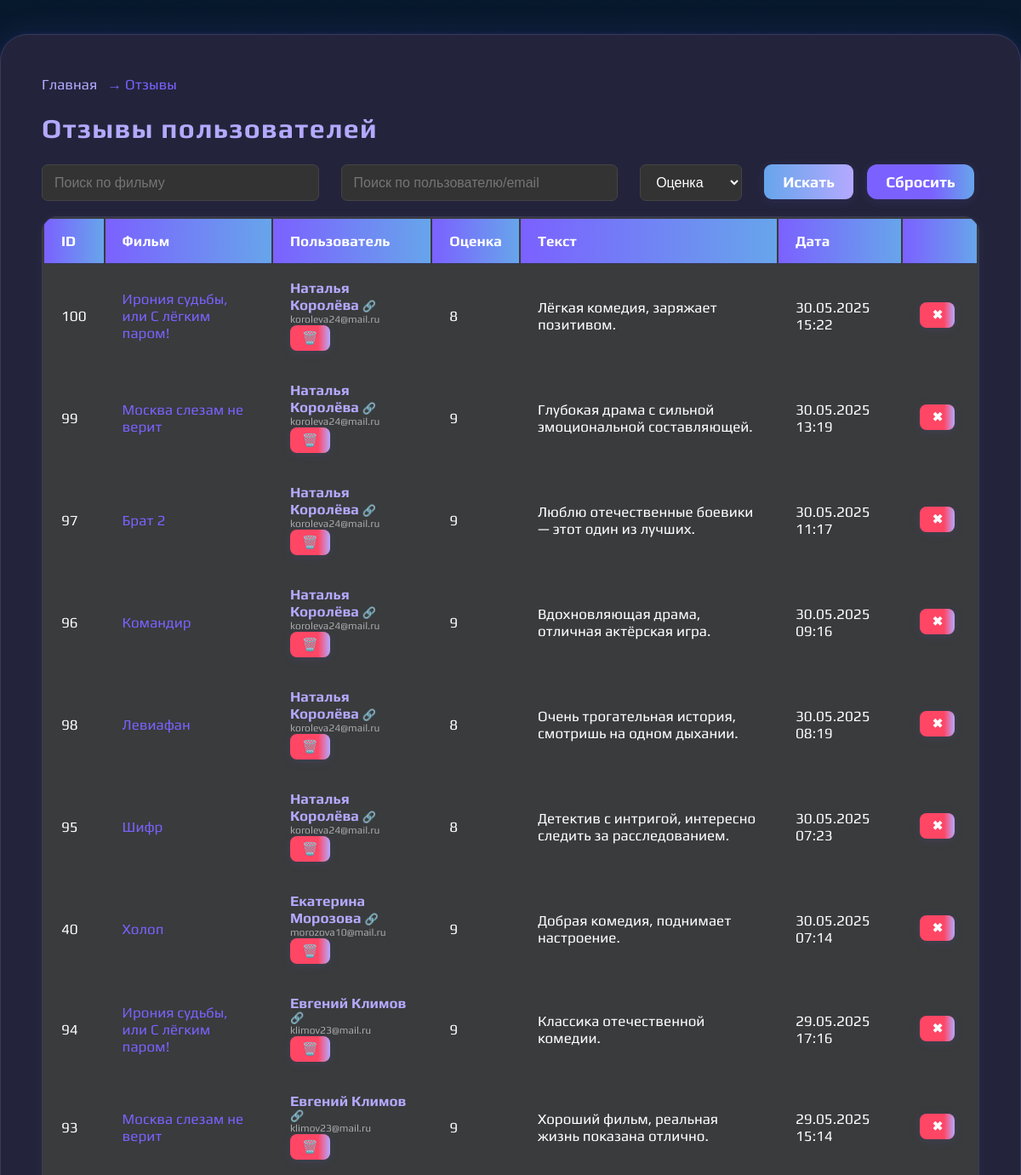
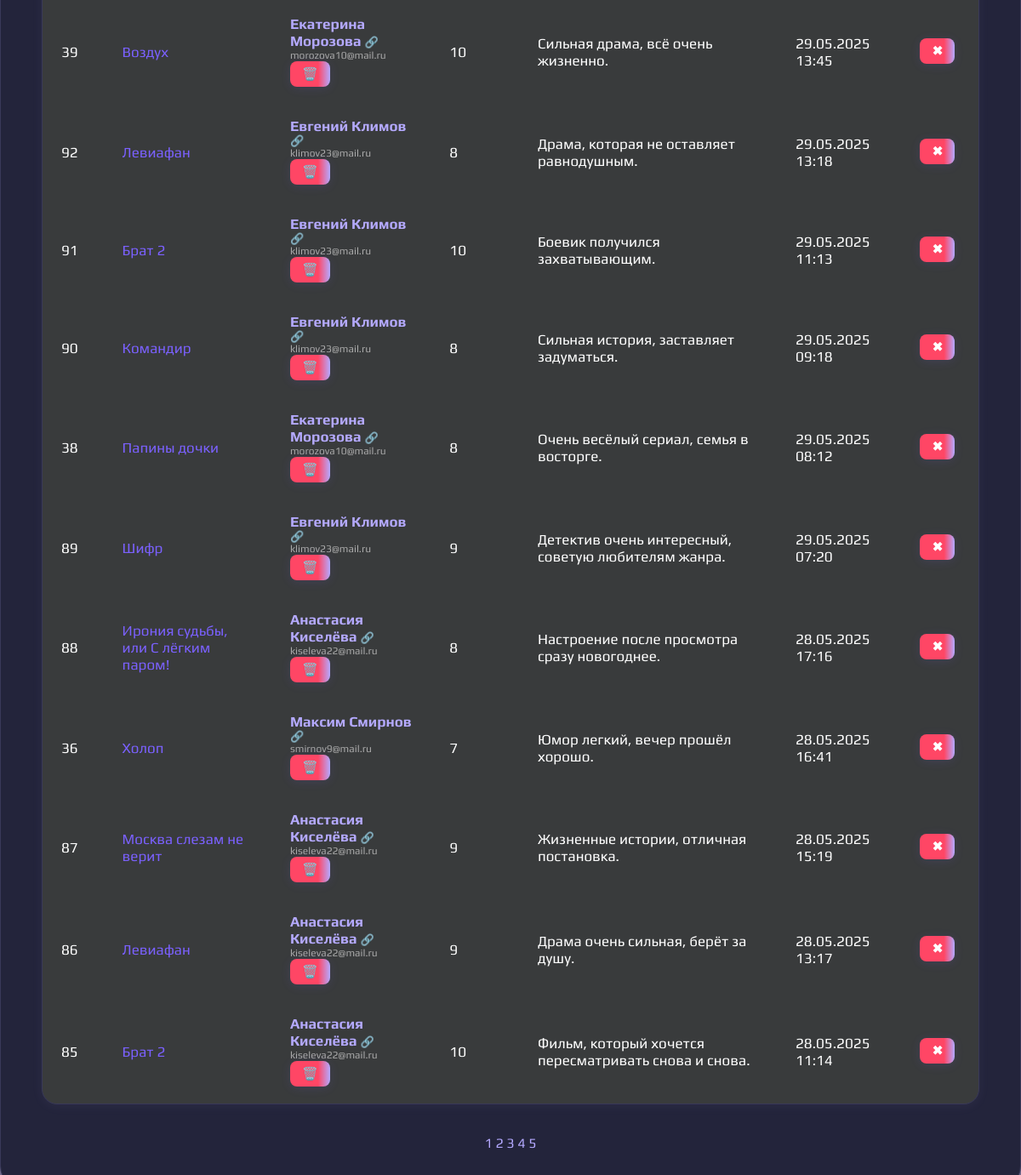
The page /admin/reviews.php (signed in) on the database its author committed (2 pictures, top to bottom).
### tables this page shows
CREATE TABLE `reviews` (
  `id` int NOT NULL,
  `user_id` int NOT NULL,
  `movie_id` int NOT NULL,
  `rating` int DEFAULT NULL,
  `comment` text,
  `created_at` timestamp NULL DEFAULT CURRENT_TIMESTAMP
);

CREATE TABLE `movies` (
  `id` int NOT NULL,
  `title` varchar(255) NOT NULL,
  `description` text NOT NULL,
  `poster_url` varchar(255) DEFAULT NULL,
  `year` int DEFAULT NULL,
  `duration` varchar(50) DEFAULT NULL,
  `rating` float DEFAULT '0',
  `trailer_url` varchar(255) DEFAULT NULL,
  `created_at` timestamp NULL DEFAULT CURRENT_TIMESTAMP,
  `cover_url` varchar(255) DEFAULT NULL,
  `original_language` varchar(100) DEFAULT NULL,
  `country` varchar(100) DEFAULT NULL,
  `budget` bigint DEFAULT NULL,
  `revenue` bigint DEFAULT NULL,
  `director` varchar(255) DEFAULT NULL,
  `producer` varchar(255) DEFAULT NULL,
  `awards` text,
  `genre_id` int DEFAULT NULL
);

CREATE TABLE `users` (
  `id` int NOT NULL,
  `surname` varchar(50) NOT NULL,
  `name` varchar(50) NOT NULL,
  `email` varchar(100) NOT NULL,
  `password_hash` varchar(255) NOT NULL,
  `created_at` timestamp NULL DEFAULT CURRENT_TIMESTAMP,
  `is_admin` tinyint(1) DEFAULT '0'
);

### admin/reviews.php (the view, shortened to what this page needs)
<?php
require_once __DIR__ . '/../config/db.php';
$movieQ = trim($_GET['movie'] ?? '');
$userQ = trim($_GET['user'] ?? '');
$where = [];
$params = [];
$filterSQL = $where ? "WHERE " . implode(" AND ", $where) : "";
$page = max(1, (int)($_GET['page'] ?? 1));
$limit = 20;
$offset = ($page - 1) * $limit;
$countStmt = $pdo->prepare("
    SELECT COUNT(*) FROM reviews r
    JOIN movies m ON r.movie_id = m.id
    JOIN users u ON r.user_id = u.id
    $filterSQL
");
$countStmt->execute($params);
$total = $countStmt->fetchColumn();
$totalPages = ceil($total / $limit);
$stmt = $pdo->prepare("
    SELECT r.*, m.title AS movie_title, m.id AS movie_id, u.name, u.surname, u.email, u.id AS user_id
    FROM reviews r
    JOIN movies m ON r.movie_id = m.id
    JOIN users u ON r.user_id = u.id
    $filterSQL
    ORDER BY r.created_at DESC
    LIMIT $limit OFFSET $offset
");
$stmt->execute($params);
$reviews = $stmt->fetchAll();
?>
<link rel="stylesheet" href="assets/style/admin.css">
<div class="admin-container">
  <div class="admin-breadcrumbs">
    <a href="/admin/dashboard.php">Главная</a> &rarr; <span>Отзывы</span>
  </div>
  <div class="admin-card">
    <h1 class="admin-section__header">Отзывы пользователей</h1>
    <form method="get"  class="admin-filter" style="margin-bottom:18px;display:flex;gap:10px;">
      <input type="text" name="movie" placeholder="Поиск по фильму" value="<?= htmlspecialchars($movieQ) ?>" class="admin-input" style="flex:1">
      <input type="text" name="user" placeholder="Поиск по пользователю/email" value="<?= htmlspecialchars($userQ) ?>" class="admin-input" style="flex:1">
      <select name="rating" class="admin-input" style="width:120px;">
        <option value="0">Оценка</option>
      </select>
      <button class="admin-btn admin-btn--primary" type="submit">Искать</button>
      <a href="reviews.php" class="admin-btn admin-btn--primary">Сбросить</a>
    </form>
    <div class="admin-table-wrap">
      <table class="admin-table">
        <thead>
          <tr>
            <th>ID</th>
            <th>Фильм</th>
            <th>Пользователь</th>
            <th>Оценка</th>
            <th>Текст</th>
            <th>Дата</th>
            <th></th>
          </tr>
        </thead>
        <tbody>
        <?php if (!$reviews): ?>
          <tr>
            <td colspan="7" style="text-align:center;color:#aaa;padding:32px 0;font-size:18px;">Нет отзывов</td>
          </tr>
        <?php else: foreach ($reviews as $r): ?>
          <tr>
            <td><?= $r['id'] ?></td>
            <td>
              <a href="/pages/movie.php?id=<?= $r['movie_id'] ?>" target="_blank" style="color:#7B61FF; font-weight:500;">
                <?= htmlspecialchars($r['movie_title']) ?>
              </a>
            </td>
            <td>
              <a href="/admin/edit-user.php?id=<?= $r['user_id'] ?>" target="_blank" style="font-weight:600;">
                <?= htmlspecialchars($r['name'] . ' ' . $r['surname']) ?>
                <span style="font-size:13px;" title="Профиль пользователя">🔗</span>
              </a>
              <div style="color:#aaa;font-size:12px;"><?= htmlspecialchars($r['email']) ?></div>
              <form action="delete-user-reviews.php" method="post" style="display:inline;" onsubmit="return confirm('Удалить все отзывы пользователя?');">
                <button type="submit" class="btn btn--danger btn--small" title="Удалить все отзывы этого пользователя">🗑️</button>
              </form>
            </td>
            <td><?= $r['rating'] ?></td>
            <td><?= nl2br(htmlspecialchars($r['comment'])) ?></td>
            <td><?= date('d.m.Y H:i', strtotime($r['created_at'])) ?></td>
            <td>
              <form method="POST" action="/admin/delete-review.php" style="display:inline;" onsubmit="return confirm('Удалить этот отзыв?');">
                <button type="submit" class="btn btn--danger btn--small">✖</button>
              </form>
            </td>
          </tr>
        <?php endforeach; endif; ?>
        </tbody>
      </table>
    </div>
    <?php if ($totalPages > 1): ?>
      <div class="admin-pagination" style="margin-top:30px;">
        <?php for ($i = 1; $i <= $totalPages; $i++): ?>
          <a href="?<?= http_build_query(array_merge($_GET, ['page' => $i])) ?>"
             class="<?= $i == $page ? 'active' : '' ?>"><?= $i ?></a>
        <?php endfor; ?>
      </div>
    <?php endif; ?>
  </div>
</div>

### admin/assets/style/admin.css (style rules this page uses)
*, *:before, *:after { box-sizing: inherit; margin: 0; padding: 0; }
a { color: var(--accent); text-decoration: none; transition: color 0.18s; }
h1, h2, h3 { font-family: 'Play', Arial, sans-serif; font-weight: bold; color: #fff; }
h1 { font-size: 40px; margin-bottom: 32px; letter-spacing: 0.04em; }
.admin-container { max-width: 1280px; margin: 40px auto; padding: 48px 48px 48px 48px; background: var(--background-section); border-radius: 32px; box-shadow: 0 4px 40px 0 rgba(123, 97, 255, 0.14), 0 1.5px 8px rgba(121, 110, 255, 0.13); border: var(--border-main); }
.admin-section__header { font-size: 32px; font-weight: 700; color: var(--accent); margin-bottom: 24px; }
.admin-breadcrumbs { margin-bottom: 22px; font-size: 17px; color: var(--accent-strong); }
.admin-breadcrumbs a { color: var(--accent); text-decoration: none; margin-right: 8px; transition: color .18s; }
.btn, .admin-btn { display: inline-block; padding: 10px 22px; border-radius: 12px; border: none; font-family: inherit; font-size: 18px; font-weight: 700; background: linear-gradient(90deg, var(--button-bg), var(--accent)); color: #fff; cursor: pointer; transition: background 0.18s, box-shadow 0.18s; box-shadow: 0 2px 12px rgba(123, 97, 255, 0.13); margin-right: 6px; margin-bottom: 2px; }
.btn--primary, .admin-btn--primary { background: linear-gradient(90deg, var(--accent-strong) 60%, var(--button-bg) 100%); }
.btn--danger, .admin-btn--danger { background: linear-gradient(90deg, #ff4665 70%, var(--accent) 100%); }
.btn--small, .admin-btn--small { font-size: 15px; padding: 6px 14px; border-radius: 8px; }
.admin-table { width: 100%; border-radius: 18px; overflow: hidden; background: var(--background-table); color: #fff; margin-top: 10px; margin-bottom: 36px; box-shadow: 0 2px 14px rgba(180, 169, 255, 0.06); border: var(--border-main); }
.admin-table th, .admin-table td { padding: 16px 20px; text-align: left; font-size: 17px; background: none; }
.admin-table th { background: linear-gradient(90deg, var(--accent-strong) 0%, var(--button-bg) 100%); color: #fff; border-bottom: var(--border-main); }
.admin-table tbody tr { border-bottom: var(--border-light); transition: background 0.14s; }
.admin-filter input[type="text"], .admin-filter select { background: #333; color: #fff; font-size: 16px; padding: 9px 14px; border-radius: 7px; border: 1px solid #444; }
.admin-input { margin-right: 16px; }
.admin-filter button, .admin-filter .btn { padding: 10px 22px; border-radius: 9px; background: linear-gradient(90deg, var(--button-bg), var(--accent)); color: #fff; font-weight: 700; }
.admin-pagination { margin-top: 32px; text-align: center; }

### rows shown on the page
reviews: id "100", movie.title "Ирония судьбы, или С лёгким паром!", user.surname "Наталья Королёва", user.email "koroleva24@mail.ru", rating "8", comment "Лёгкая комедия, заряжает позитивом.", created_at "30.05.2025 15:22"
reviews: id "99", movie.title "Москва слезам не верит", user.surname "Наталья Королёва", user.email "koroleva24@mail.ru", rating "9", comment "Глубокая драма с сильной эмоциональной составляющей.", created_at "30.05.2025 13:19"
reviews: id "97", movie.title "Брат 2", user.surname "Наталья Королёва", user.email "koroleva24@mail.ru", rating "9", comment "Люблю отечественные боевики — этот один из лучших.", created_at "30.05.2025 11:17"
reviews: id "96", movie.title "Командир", user.surname "Наталья Королёва", user.email "koroleva24@mail.ru", rating "9", comment "Вдохновляющая драма, отличная актёрская игра.", created_at "30.05.2025 09:16"
reviews: id "98", movie.title "Левиафан", user.surname "Наталья Королёва", user.email "koroleva24@mail.ru", rating "8", comment "Очень трогательная история, смотришь на одном дыхании.", created_at "30.05.2025 08:19"
reviews: id "95", movie.title "Шифр", user.surname "Наталья Королёва", user.email "koroleva24@mail.ru", rating "8", comment "Детектив с интригой, интересно следить за расследованием.", created_at "30.05.2025 07:23"
reviews: id "40", movie.title "Холоп", user.surname "Екатерина Морозова", user.email "morozova10@mail.ru", rating "9", comment "Добрая комедия, поднимает настроение.", created_at "30.05.2025 07:14"
reviews: id "94", movie.title "Ирония судьбы, или С лёгким паром!", user.surname "Евгений Климов", user.email "klimov23@mail.ru", rating "9", comment "Классика отечественной комедии.", created_at "29.05.2025 17:16"
reviews: id "93", movie.title "Москва слезам не верит", user.surname "Евгений Климов", user.email "klimov23@mail.ru", rating "9", comment "Хороший фильм, реальная жизнь показана отлично.", created_at "29.05.2025 15:14"
reviews: id "39", movie.title "Воздух", user.surname "Екатерина Морозова", user.email "morozova10@mail.ru", rating "10", comment "Сильная драма, всё очень жизненно.", created_at "29.05.2025 13:45"
reviews: id "92", movie.title "Левиафан", user.surname "Евгений Климов", user.email "klimov23@mail.ru", rating "8", comment "Драма, которая не оставляет равнодушным.", created_at "29.05.2025 13:18"
reviews: id "91", movie.title "Брат 2", user.surname "Евгений Климов", user.email "klimov23@mail.ru", rating "10", comment "Боевик получился захватывающим.", created_at "29.05.2025 11:13"
reviews: id "90", movie.title "Командир", user.surname "Евгений Климов", user.email "klimov23@mail.ru", rating "8", comment "Сильная история, заставляет задуматься.", created_at "29.05.2025 09:18"
reviews: id "38", movie.title "Папины дочки", user.surname "Екатерина Морозова", user.email "morozova10@mail.ru", rating "8", comment "Очень весёлый сериал, семья в восторге.", created_at "29.05.2025 08:12"
reviews: id "89", movie.title "Шифр", user.surname "Евгений Климов", user.email "klimov23@mail.ru", rating "9", comment "Детектив очень интересный, советую любителям жанра.", created_at "29.05.2025 07:20"
reviews: id "88", movie.title "Ирония судьбы, или С лёгким паром!", user.surname "Анастасия Киселёва", user.email "kiseleva22@mail.ru", rating "8", comment "Настроение после просмотра сразу новогоднее.", created_at "28.05.2025 17:16"
reviews: id "36", movie.title "Холоп", user.surname "Максим Смирнов", user.email "smirnov9@mail.ru", rating "7", comment "Юмор легкий, вечер прошёл хорошо.", created_at "28.05.2025 16:41"
reviews: id "87", movie.title "Москва слезам не верит", user.surname "Анастасия Киселёва", user.email "kiseleva22@mail.ru", rating "9", comment "Жизненные истории, отличная постановка.", created_at "28.05.2025 15:19"
reviews: id "86", movie.title "Левиафан", user.surname "Анастасия Киселёва", user.email "kiseleva22@mail.ru", rating "9", comment "Драма очень сильная, берёт за душу.", created_at "28.05.2025 13:17"
reviews: id "85", movie.title "Брат 2", user.surname "Анастасия Киселёва", user.email "kiseleva22@mail.ru", rating "10", comment "Фильм, который хочется пересматривать снова и снова.", created_at "28.05.2025 11:14"
